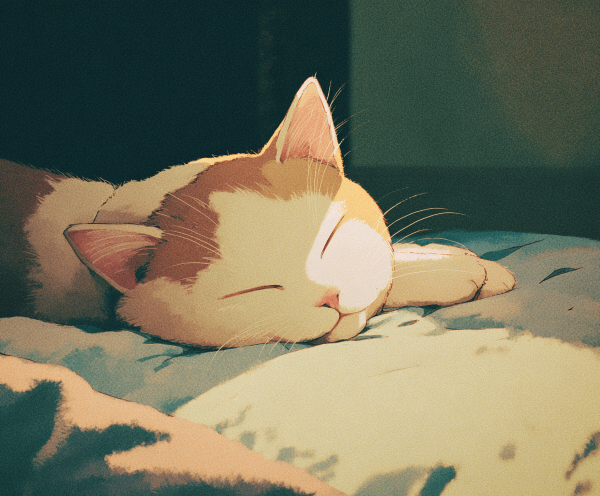
#> input picture assets/design/images/0xgarfield_A_cute_cat_with_big_adorable_eyes_or_sleeping_peac_1d6c9855-04ba-424a-b89a-6a6111accf6e_1.png, 1200 x 992 px (shown at 1/2 size)
$ python -i build_cover_v2.py   (imports and definitions only)
#> lines starting #> are read from the running program, lines starting #| are printed output that depends on the picture
#> further down, picture is the input picture: shape (992, 1200, 3); mean B, G, R 93.1, 116.7, 118.4
#!/usr/bin/env python3
"""SG 封面 v2c：文字区按逐列垂直插值重建天空，偏差像素全部回填。"""
from pathlib import Path
import numpy as np
import cv2
from PIL import Image, ImageDraw, ImageFont, ImageFilter

SESS = Path("/Users/z/Studio/Workspace/outputs/sg/sessions")
DBG = Path("/private/tmp/claude-501/-Users-z-Projects/778af98c-f729-4397-a575-8a88eba29052/scratchpad/sg_debug")
FONT = "/Library/Fonts/AGaramondPro-Regular.otf"

RX0, RX1, RY0, RY1 = 650, 1245, 262, 418      # 旧标题 ROI
A_TOP = (238, 260)                             # 上锚行区间
A_BOT = (420, 442)                             # 下锚行区间

JOBS = [
    ("sg_mol_v3_deut31", "sg_gold_003", "He will never|leave you", "DEUTERONOMY 31:6"),
    ("sg_mol_v3_john14", "sg_gold_008", "Peace the world|cannot give", "JOHN 14:27"),
    ("sg_mol_v3_ps121a", "sg_gold_002", "Your keeper|never sleeps", "PSALM 121"),
    ("sg_mol_v3_phil4",  "sg_gold_004", "Anxious|for nothing", "PHILIPPIANS 4:6-7"),
    ("sg_mol_v3_ps16",   "sg_gold_007", "At His right hand|unshaken", "PSALM 16:8"),
    ("sg_mol_v3_john10", "sg_gold_005", "No one can|snatch you away", "JOHN 10:28"),
    ("sg_mol_v3_isa26",  "sg_gold_006", "Kept in|perfect peace", "ISAIAH 26:3"),
    ("sg_mol_v3_ps121b", "sg_gold_001", "He will not|let you fall", "PSALM 121:4"),
    ("sg_mol_v3_ps4a",   "sg_gold_002", "In peace|I lie down", "PSALM 4:8"),
]


def erase(bgr):
    img = bgr.astype(np.float32)
    top = np.median(img[A_TOP[0]:A_TOP[1], RX0:RX1], axis=0)   # (W,3) 每列上锚
#> top = 550 rows, first 8: [141.5, 189.5, 234], [141, 189.5, 232.5], [137, 185, 231.5], [125, 175.5, 233.5], [127, 177.5, 232], [132, 177, 228], [136.5, 174.5, 228], [139.5, 182, 230]
    bot = np.median(img[A_BOT[0]:A_BOT[1], RX0:RX1], axis=0)
#> bot = 550 rows, first 8: [168.5, 207.5, 226], [176.5, 209.5, 227], [187, 212, 232.5], [204, 221, 236], [207.5, 222, 236.5], [210, 224.5, 239], [210, 224, 238], [209.5, 225.5, 239]
    # 列向平滑，去掉锚行里的星点
    top = cv2.blur(top.reshape(1, -1, 3), (1, 31)).reshape(-1, 3)
    bot = cv2.blur(bot.reshape(1, -1, 3), (1, 31)).reshape(-1, 3)
    h = RY1 - RY0
    t = (np.arange(h, dtype=np.float32) / (h - 1)).reshape(-1, 1, 1)
    model = top[None, :, :] * (1 - t) + bot[None, :, :] * t     # (h,W,3)
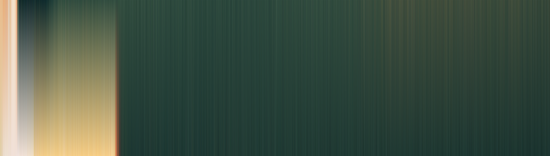
#> model: shape (156, 550, 3) float32; mean of channels 0, 1, 2 68.3, 83, 66.3; drawn as B, G, R
    roi = img[RY0:RY1, RX0:RX1]
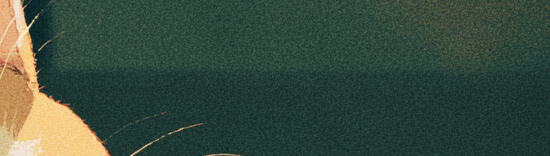
#> roi: shape (156, 550, 3) float32; mean B, G, R 62.6, 76, 57.5
    dev = np.abs(roi - model).sum(axis=2)
    dev = cv2.GaussianBlur(dev, (0, 0), 2)
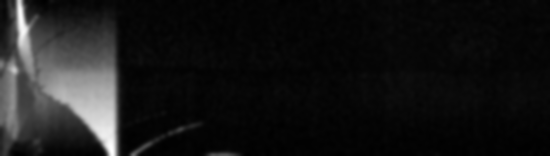
#> dev: shape (156, 550) float32; min 8.76, max 428, mean 47.9; drawn with min black and max white
    dev = cv2.dilate(dev, cv2.getStructuringElement(cv2.MORPH_ELLIPSE, (9, 9)))
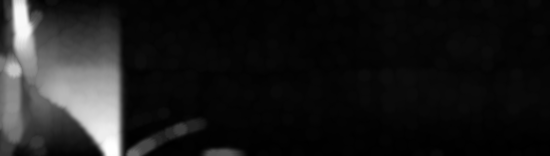
#> dev: shape (156, 550) float32; min 12.92, max 428, mean 58.7; drawn with min black and max white
    # 连续混合：dev 18→55 线性升到 1（smoothstep），软晕也被吃掉
    a = np.clip((dev - 18.0) / (55.0 - 18.0), 0, 1)
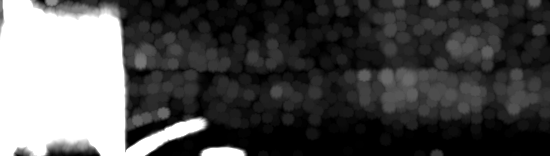
#> a: shape (156, 550) float32; min 0, max 1, mean 0.318
    a = a * a * (3 - 2 * a)
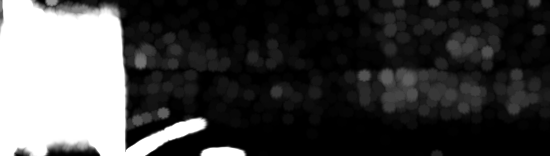
#> a: shape (156, 550) float32; min 0, max 1, mean 0.272
    noise = np.random.default_rng(7).normal(0, 2.0, model.shape).astype(np.float32)
    fill = np.clip(model + noise, 0, 255)
    m = cv2.GaussianBlur(a.astype(np.float32), (0, 0), 3)[..., None]
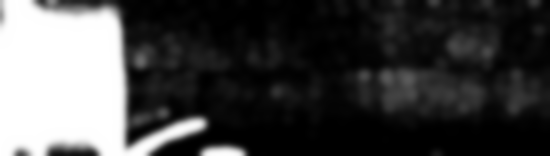
#> m: shape (156, 550, 1) float32; min 0, max 1, mean 0.272
    m = np.clip(m, 0, 1)
    out = img.copy()
    out[RY0:RY1, RX0:RX1] = roi * (1 - m) + fill * m
    return out.astype(np.uint8)


def draw_text(img, phrase, ref):
    W, H = img.size
    cx, max_w = 950, 560
    lines = phrase.split("|")
    size = 108
    while size > 56:
        f = ImageFont.truetype(FONT, size)
        if max(f.getbbox(t)[2] - f.getbbox(t)[0] for t in lines) <= max_w:
            break
        size -= 4
    f = ImageFont.truetype(FONT, size)
    fs = ImageFont.truetype(FONT, 40)
    layer = Image.new("RGBA", (W, H), (0, 0, 0, 0))
    d = ImageDraw.Draw(layer)
    line_h = int(size * 1.06)
    block_h = line_h * len(lines)
    sub_gap, sub_h = 36, 40
    y0 = 340 - (block_h + sub_gap + sub_h) // 2
    for i, t in enumerate(lines):
        bb = f.getbbox(t)
        d.text((cx - (bb[2] - bb[0]) // 2 - bb[0], y0 + i * line_h), t,
               font=f, fill=(240, 205, 152, 255))
    tracked = " ".join(ref)
    bb = fs.getbbox(tracked)
    d.text((cx - (bb[2] - bb[0]) // 2 - bb[0], y0 + block_h + sub_gap), tracked,
           font=fs, fill=(217, 179, 132, 235))
    glow = layer.filter(ImageFilter.GaussianBlur(12))
    tint = Image.new("RGBA", (W, H), (199, 126, 58, 0))
    tint.putalpha(glow.getchannel("A").point(lambda a: int(a * 0.55)))
    out = Image.alpha_composite(img.convert("RGBA"), tint)
    return Image.alpha_composite(out, layer).convert("RGB")


# [9 lines not run here, left out]
sheet = Image.new("RGB", (426 * 3 + 16, 240 * 3 + 16), (16, 16, 20))
# [4 lines not run here, left out]

>>> import cv2
>>> picture = cv2.imread('../../assets/design/images/0xgarfield_A_cute_cat_with_big_adorable_eyes_or_sleeping_peac_1d6c9855-04ba-424a-b89a-6a6111accf6e_1.png')
>>> result = erase(picture)

$ run again, on assets/design/images/0xgarfield_A_cute_cat_with_big_adorable_eyes_or_sleeping_peac_95e3fa1e-a080-4c56-8ef4-e5ec949dca90_0.png
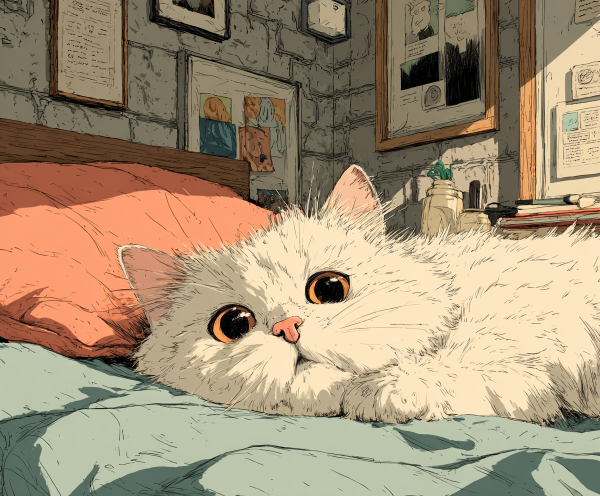
#> input picture assets/design/images/0xgarfield_A_cute_cat_with_big_adorable_eyes_or_sleeping_peac_95e3fa1e-a080-4c56-8ef4-e5ec949dca90_0.png, 1200 x 992 px (shown at 1/2 size)
#> picture is the input picture: shape (992, 1200, 3); mean B, G, R 119, 146, 164.8
#> top = 550 rows, first 8: [79, 96, 102], [79, 96.5, 102], [79, 96, 102], [79, 96, 102], [79, 96, 102], [79, 96, 102], [78.5, 96, 101.5], [78.5, 96, 102]
#> bot = 550 rows, first 8: [179, 212, 231.5], [173, 204.5, 224.5], [187, 224.5, 243.5], [178, 210, 233.5], [175.5, 207.5, 225], [181.5, 220.5, 240.5], [184.5, 220.5, 241], [188.5, 225, 246]
#> in erase, `m = cv2.GaussianBlur(a.astype(np.float32), (0, 0), 3)[..., None]`:
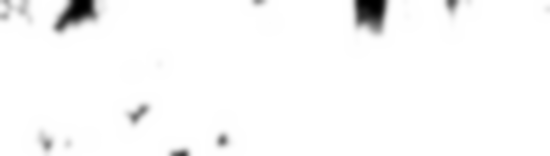
#> m: shape (156, 550, 1) float32; min 0.000254, max 1, mean 0.978
#> in erase, `out[RY0:RY1, RX0:RX1] = roi * (1 - m) + fill * m`:
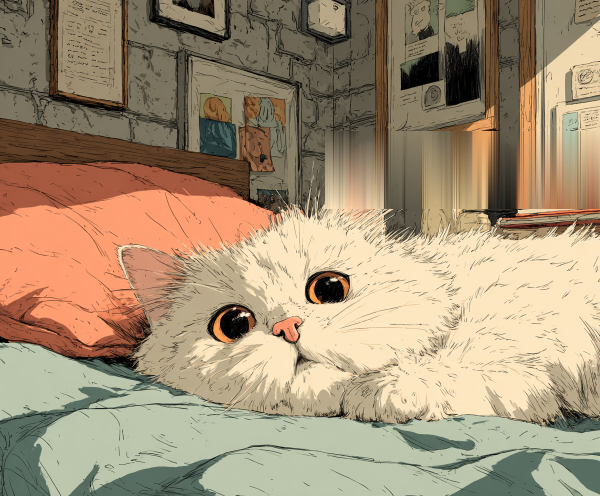
#> out: shape (992, 1200, 3) float32 (shown at 1/2 size); mean B, G, R 118.9, 145.6, 166.3

$ run again, on assets/design/images/0xgarfield_A_cute_cat_with_big_adorable_eyes_or_sleeping_peac_95e3fa1e-a080-4c56-8ef4-e5ec949dca90_1.png
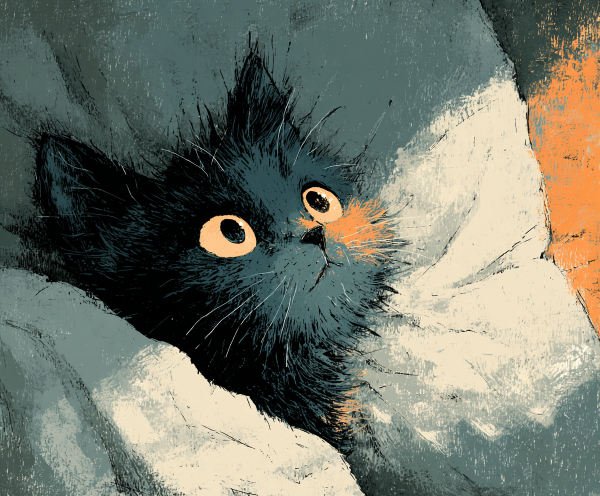
#> input picture assets/design/images/0xgarfield_A_cute_cat_with_big_adorable_eyes_or_sleeping_peac_95e3fa1e-a080-4c56-8ef4-e5ec949dca90_1.png, 1200 x 992 px (shown at 1/2 size)
#> picture is the input picture: shape (992, 1200, 3); mean B, G, R 107.1, 119.8, 115.3
#> top = 550 rows, first 8: [97.5, 99.5, 76], [99.5, 102, 77], [101.5, 104, 79], [102.5, 106, 79], [103.5, 106, 80], [103, 106, 80], [103, 105.5, 80], [102.5, 105, 79.5]
#> bot = 550 rows, first 8: [140, 197.5, 251], [139, 197.5, 251], [139.5, 198.5, 251], [139.5, 199, 251], [140, 199, 251], [140.5, 199, 251], [140.5, 199, 251], [141, 199, 251]
#> in erase, `m = cv2.GaussianBlur(a.astype(np.float32), (0, 0), 3)[..., None]`:
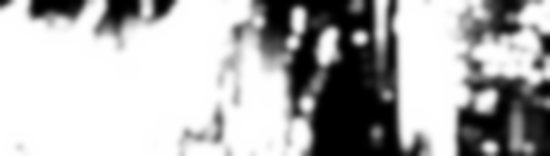
#> m: shape (156, 550, 1) float32; min 0, max 1, mean 0.697
#> in erase, `out[RY0:RY1, RX0:RX1] = roi * (1 - m) + fill * m`:
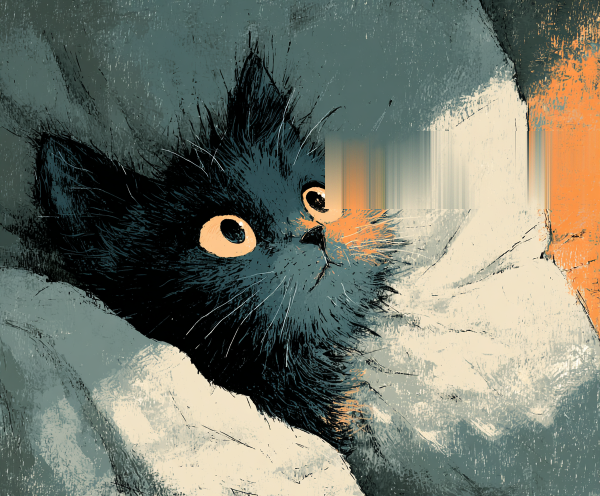
#> out: shape (992, 1200, 3) float32 (shown at 1/2 size); mean B, G, R 107.1, 119.8, 115.9

$ run again, on assets/design/images/0xgarfield_A_cute_cat_with_big_adorable_eyes_or_sleeping_peac_95e3fa1e-a080-4c56-8ef4-e5ec949dca90_2.png
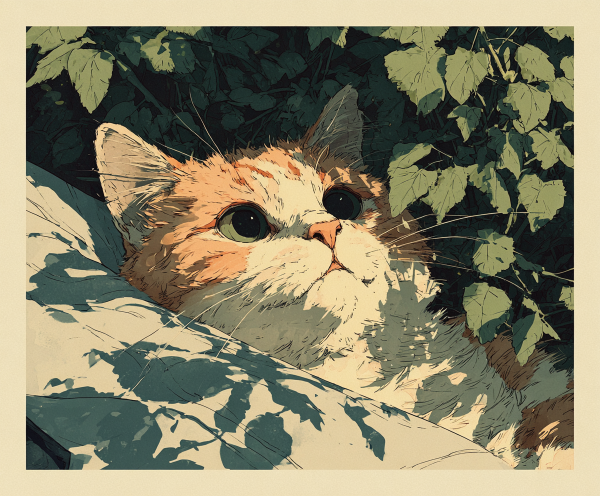
#> input picture assets/design/images/0xgarfield_A_cute_cat_with_big_adorable_eyes_or_sleeping_peac_95e3fa1e-a080-4c56-8ef4-e5ec949dca90_2.png, 1200 x 992 px (shown at 1/2 size)
#> picture is the input picture: shape (992, 1200, 3); mean B, G, R 104, 130.5, 135.5
#> top = 550 rows, first 8: [69.5, 81.5, 75.5], [69, 81, 75], [69.5, 82.5, 75], [69, 82.5, 75], [69, 82.5, 74.5], [70.5, 83, 76], [70, 84.5, 78], [70.5, 85, 76]
#> bot = 550 rows, first 8: [162, 220.5, 241.5], [162, 219, 242], [163, 219, 243], [163, 218.5, 243], [161.5, 217, 241], [160.5, 215.5, 242], [156, 214.5, 240.5], [155, 214, 240]
#> in erase, `out[RY0:RY1, RX0:RX1] = roi * (1 - m) + fill * m`:
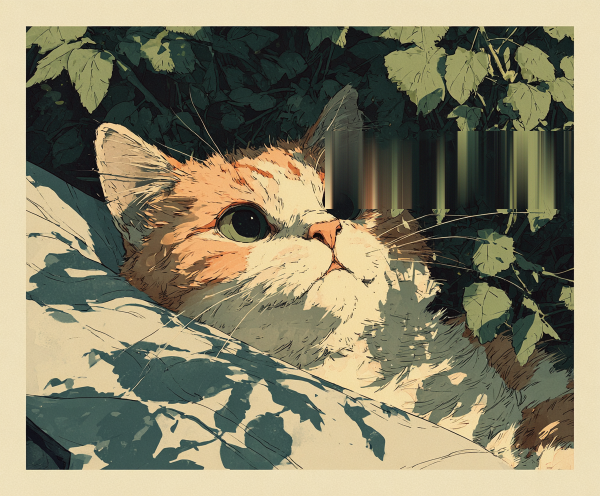
#> out: shape (992, 1200, 3) float32 (shown at 1/2 size); mean B, G, R 103.1, 129.1, 134.1
